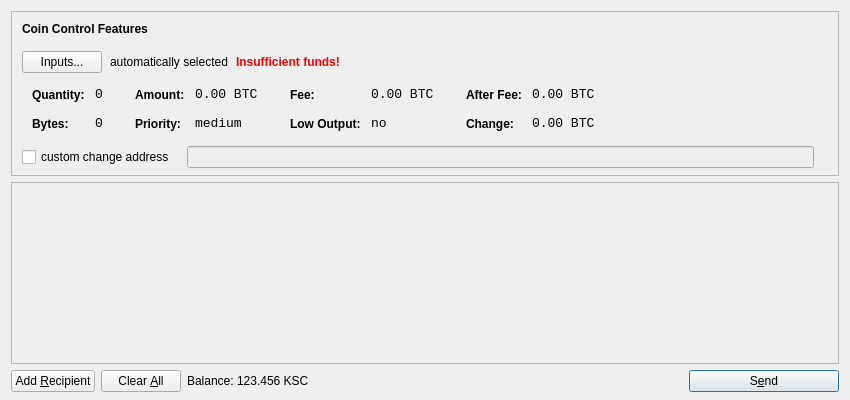
<?xml version="1.0" encoding="UTF-8"?>
<ui version="4.0">
 <class>SendCoinsDialog</class>
 <widget class="QDialog" name="SendCoinsDialog">
  <property name="geometry">
   <rect>
    <x>0</x>
    <y>0</y>
    <width>850</width>
    <height>400</height>
   </rect>
  </property>
  <property name="windowTitle">
   <string>Send Coins</string>
  </property>
  <layout class="QVBoxLayout" name="verticalLayout" stretch="0,1,0">
   <property name="bottomMargin">
    <number>8</number>
   </property>
   <item>
    <widget class="QFrame" name="frameCoinControl">
     <property name="sizePolicy">
      <sizepolicy hsizetype="Expanding" vsizetype="Expanding">
       <horstretch>0</horstretch>
       <verstretch>0</verstretch>
      </sizepolicy>
     </property>
     <property name="maximumSize">
      <size>
       <width>16777215</width>
       <height>16777215</height>
      </size>
     </property>
     <property name="frameShape">
      <enum>QFrame::StyledPanel</enum>
     </property>
     <property name="frameShadow">
      <enum>QFrame::Sunken</enum>
     </property>
     <layout class="QVBoxLayout" name="verticalLayoutCoinControl2">
      <property name="spacing">
       <number>-1</number>
      </property>
      <property name="leftMargin">
       <number>0</number>
      </property>
      <property name="topMargin">
       <number>0</number>
      </property>
      <property name="rightMargin">
       <number>0</number>
      </property>
      <property name="bottomMargin">
       <number>6</number>
      </property>
      <item>
       <layout class="QVBoxLayout" name="verticalLayoutCoinControl" stretch="0,0,0,0,1">
        <property name="spacing">
         <number>0</number>
        </property>
        <property name="leftMargin">
         <number>10</number>
        </property>
        <property name="topMargin">
         <number>10</number>
        </property>
        <item>
         <layout class="QHBoxLayout" name="horizontalLayoutCoinControl1">
          <property name="bottomMargin">
           <number>15</number>
          </property>
          <item>
           <widget class="QLabel" name="labelCoinControlFeatures">
            <property name="sizePolicy">
             <sizepolicy hsizetype="Preferred" vsizetype="Maximum">
              <horstretch>0</horstretch>
              <verstretch>0</verstretch>
             </sizepolicy>
            </property>
            <property name="font">
             <font>
              <weight>75</weight>
              <bold>true</bold>
             </font>
            </property>
            <property name="styleSheet">
             <string notr="true">font-weight:bold;</string>
            </property>
            <property name="text">
             <string>Coin Control Features</string>
            </property>
           </widget>
          </item>
         </layout>
        </item>
        <item>
         <layout class="QHBoxLayout" name="horizontalLayoutCoinControl2" stretch="0,0,0,0">
          <property name="spacing">
           <number>8</number>
          </property>
          <property name="bottomMargin">
           <number>10</number>
          </property>
          <item>
           <widget class="QPushButton" name="pushButtonCoinControl">
            <property name="styleSheet">
             <string notr="true"/>
            </property>
            <property name="text">
             <string>Inputs...</string>
            </property>
           </widget>
          </item>
          <item>
           <widget class="QLabel" name="labelCoinControlAutomaticallySelected">
            <property name="text">
             <string>automatically selected</string>
            </property>
            <property name="margin">
             <number>5</number>
            </property>
           </widget>
          </item>
          <item>
           <widget class="QLabel" name="labelCoinControlInsuffFunds">
            <property name="font">
             <font>
              <weight>75</weight>
              <bold>true</bold>
             </font>
            </property>
            <property name="styleSheet">
             <string notr="true">color:red;font-weight:bold;</string>
            </property>
            <property name="text">
             <string>Insufficient funds!</string>
            </property>
            <property name="margin">
             <number>5</number>
            </property>
           </widget>
          </item>
          <item>
           <spacer name="horizontalSpacerCoinControl">
            <property name="orientation">
             <enum>Qt::Horizontal</enum>
            </property>
            <property name="sizeHint" stdset="0">
             <size>
              <width>40</width>
              <height>1</height>
             </size>
            </property>
           </spacer>
          </item>
         </layout>
        </item>
        <item>
         <widget class="QWidget" name="widgetCoinControl" native="true">
          <property name="sizePolicy">
           <sizepolicy hsizetype="Preferred" vsizetype="Preferred">
            <horstretch>0</horstretch>
            <verstretch>0</verstretch>
           </sizepolicy>
          </property>
          <property name="minimumSize">
           <size>
            <width>0</width>
            <height>0</height>
           </size>
          </property>
          <property name="styleSheet">
           <string notr="true"/>
          </property>
          <layout class="QHBoxLayout" name="horizontalLayoutCoinControl5">
           <property name="margin">
            <number>0</number>
           </property>
           <item>
            <layout class="QHBoxLayout" name="horizontalLayoutCoinControl3" stretch="0,0,0,1">
             <property name="spacing">
              <number>20</number>
             </property>
             <property name="topMargin">
              <number>0</number>
             </property>
             <property name="bottomMargin">
              <number>10</number>
             </property>
             <item>
              <layout class="QFormLayout" name="formLayoutCoinControl1">
               <property name="horizontalSpacing">
                <number>10</number>
               </property>
               <property name="verticalSpacing">
                <number>14</number>
               </property>
               <property name="leftMargin">
                <number>10</number>
               </property>
               <property name="topMargin">
                <number>4</number>
               </property>
               <property name="rightMargin">
                <number>6</number>
               </property>
               <item row="0" column="0">
                <widget class="QLabel" name="labelCoinControlQuantityText">
                 <property name="styleSheet">
                  <string notr="true">font-weight:bold;</string>
                 </property>
                 <property name="text">
                  <string>Quantity:</string>
                 </property>
                 <property name="margin">
                  <number>0</number>
                 </property>
                </widget>
               </item>
               <item row="0" column="1">
                <widget class="QLabel" name="labelCoinControlQuantity">
                 <property name="font">
                  <font>
                   <family>Monospace</family>
                   <pointsize>10</pointsize>
                  </font>
                 </property>
                 <property name="cursor">
                  <cursorShape>IBeamCursor</cursorShape>
                 </property>
                 <property name="contextMenuPolicy">
                  <enum>Qt::ActionsContextMenu</enum>
                 </property>
                 <property name="text">
                  <string notr="true">0</string>
                 </property>
                 <property name="margin">
                  <number>0</number>
                 </property>
                 <property name="textInteractionFlags">
                  <set>Qt::LinksAccessibleByMouse|Qt::TextSelectableByKeyboard|Qt::TextSelectableByMouse</set>
                 </property>
                </widget>
               </item>
               <item row="1" column="0">
                <widget class="QLabel" name="labelCoinControlBytesText">
                 <property name="styleSheet">
                  <string notr="true">font-weight:bold;</string>
                 </property>
                 <property name="text">
                  <string>Bytes:</string>
                 </property>
                </widget>
               </item>
               <item row="1" column="1">
                <widget class="QLabel" name="labelCoinControlBytes">
                 <property name="font">
                  <font>
                   <family>Monospace</family>
                   <pointsize>10</pointsize>
                  </font>
                 </property>
                 <property name="cursor">
                  <cursorShape>IBeamCursor</cursorShape>
                 </property>
                 <property name="contextMenuPolicy">
                  <enum>Qt::ActionsContextMenu</enum>
                 </property>
                 <property name="text">
                  <string notr="true">0</string>
                 </property>
                 <property name="textInteractionFlags">
                  <set>Qt::LinksAccessibleByMouse|Qt::TextSelectableByKeyboard|Qt::TextSelectableByMouse</set>
                 </property>
                </widget>
               </item>
              </layout>
             </item>
             <item>
              <layout class="QFormLayout" name="formLayoutCoinControl2">
               <property name="horizontalSpacing">
                <number>10</number>
               </property>
               <property name="verticalSpacing">
                <number>14</number>
               </property>
               <property name="leftMargin">
                <number>6</number>
               </property>
               <property name="topMargin">
                <number>4</number>
               </property>
               <property name="rightMargin">
                <number>6</number>
               </property>
               <item row="0" column="0">
                <widget class="QLabel" name="labelCoinControlAmountText">
                 <property name="styleSheet">
                  <string notr="true">font-weight:bold;</string>
                 </property>
                 <property name="text">
                  <string>Amount:</string>
                 </property>
                 <property name="margin">
                  <number>0</number>
                 </property>
                </widget>
               </item>
               <item row="0" column="1">
                <widget class="QLabel" name="labelCoinControlAmount">
                 <property name="font">
                  <font>
                   <family>Monospace</family>
                   <pointsize>10</pointsize>
                  </font>
                 </property>
                 <property name="cursor">
                  <cursorShape>IBeamCursor</cursorShape>
                 </property>
                 <property name="contextMenuPolicy">
                  <enum>Qt::ActionsContextMenu</enum>
                 </property>
                 <property name="text">
                  <string notr="true">0.00 BTC</string>
                 </property>
                 <property name="textInteractionFlags">
                  <set>Qt::LinksAccessibleByMouse|Qt::TextSelectableByKeyboard|Qt::TextSelectableByMouse</set>
                 </property>
                </widget>
               </item>
               <item row="1" column="0">
                <widget class="QLabel" name="labelCoinControlPriorityText">
                 <property name="styleSheet">
                  <string notr="true">font-weight:bold;</string>
                 </property>
                 <property name="text">
                  <string>Priority:</string>
                 </property>
                </widget>
               </item>
               <item row="1" column="1">
                <widget class="QLabel" name="labelCoinControlPriority">
                 <property name="font">
                  <font>
                   <family>Monospace</family>
                   <pointsize>10</pointsize>
                  </font>
                 </property>
                 <property name="cursor">
                  <cursorShape>IBeamCursor</cursorShape>
                 </property>
                 <property name="contextMenuPolicy">
                  <enum>Qt::ActionsContextMenu</enum>
                 </property>
                 <property name="text">
                  <string>medium</string>
                 </property>
                 <property name="textInteractionFlags">
                  <set>Qt::LinksAccessibleByMouse|Qt::TextSelectableByKeyboard|Qt::TextSelectableByMouse</set>
                 </property>
                </widget>
               </item>
              </layout>
             </item>
             <item>
              <layout class="QFormLayout" name="formLayoutCoinControl3">
               <property name="horizontalSpacing">
                <number>10</number>
               </property>
               <property name="verticalSpacing">
                <number>14</number>
               </property>
               <property name="leftMargin">
                <number>6</number>
               </property>
               <property name="topMargin">
                <number>4</number>
               </property>
               <property name="rightMargin">
                <number>6</number>
               </property>
               <item row="0" column="0">
                <widget class="QLabel" name="labelCoinControlFeeText">
                 <property name="styleSheet">
                  <string notr="true">font-weight:bold;</string>
                 </property>
                 <property name="text">
                  <string>Fee:</string>
                 </property>
                 <property name="margin">
                  <number>0</number>
                 </property>
                </widget>
               </item>
               <item row="0" column="1">
                <widget class="QLabel" name="labelCoinControlFee">
                 <property name="font">
                  <font>
                   <family>Monospace</family>
                   <pointsize>10</pointsize>
                  </font>
                 </property>
                 <property name="cursor">
                  <cursorShape>IBeamCursor</cursorShape>
                 </property>
                 <property name="contextMenuPolicy">
                  <enum>Qt::ActionsContextMenu</enum>
                 </property>
                 <property name="text">
                  <string notr="true">0.00 BTC</string>
                 </property>
                 <property name="textInteractionFlags">
                  <set>Qt::LinksAccessibleByMouse|Qt::TextSelectableByKeyboard|Qt::TextSelectableByMouse</set>
                 </property>
                </widget>
               </item>
               <item row="1" column="0">
                <widget class="QLabel" name="labelCoinControlLowOutputText">
                 <property name="styleSheet">
                  <string notr="true">font-weight:bold;</string>
                 </property>
                 <property name="text">
                  <string>Low Output:</string>
                 </property>
                </widget>
               </item>
               <item row="1" column="1">
                <widget class="QLabel" name="labelCoinControlLowOutput">
                 <property name="font">
                  <font>
                   <family>Monospace</family>
                   <pointsize>10</pointsize>
                  </font>
                 </property>
                 <property name="cursor">
                  <cursorShape>IBeamCursor</cursorShape>
                 </property>
                 <property name="contextMenuPolicy">
                  <enum>Qt::ActionsContextMenu</enum>
                 </property>
                 <property name="text">
                  <string>no</string>
                 </property>
                 <property name="textInteractionFlags">
                  <set>Qt::LinksAccessibleByMouse|Qt::TextSelectableByKeyboard|Qt::TextSelectableByMouse</set>
                 </property>
                </widget>
               </item>
              </layout>
             </item>
             <item>
              <layout class="QFormLayout" name="formLayoutCoinControl4">
               <property name="horizontalSpacing">
                <number>10</number>
               </property>
               <property name="verticalSpacing">
                <number>14</number>
               </property>
               <property name="leftMargin">
                <number>6</number>
               </property>
               <property name="topMargin">
                <number>4</number>
               </property>
               <property name="rightMargin">
                <number>6</number>
               </property>
               <item row="0" column="0">
                <widget class="QLabel" name="labelCoinControlAfterFeeText">
                 <property name="styleSheet">
                  <string notr="true">font-weight:bold;</string>
                 </property>
                 <property name="text">
                  <string>After Fee:</string>
                 </property>
                 <property name="margin">
                  <number>0</number>
                 </property>
                </widget>
               </item>
               <item row="0" column="1">
                <widget class="QLabel" name="labelCoinControlAfterFee">
                 <property name="font">
                  <font>
                   <family>Monospace</family>
                   <pointsize>10</pointsize>
                  </font>
                 </property>
                 <property name="cursor">
                  <cursorShape>IBeamCursor</cursorShape>
                 </property>
                 <property name="contextMenuPolicy">
                  <enum>Qt::ActionsContextMenu</enum>
                 </property>
                 <property name="text">
                  <string notr="true">0.00 BTC</string>
                 </property>
                 <property name="textInteractionFlags">
                  <set>Qt::LinksAccessibleByMouse|Qt::TextSelectableByKeyboard|Qt::TextSelectableByMouse</set>
                 </property>
                </widget>
               </item>
               <item row="1" column="0">
                <widget class="QLabel" name="labelCoinControlChangeText">
                 <property name="styleSheet">
                  <string notr="true">font-weight:bold;</string>
                 </property>
                 <property name="text">
                  <string>Change:</string>
                 </property>
                </widget>
               </item>
               <item row="1" column="1">
                <widget class="QLabel" name="labelCoinControlChange">
                 <property name="font">
                  <font>
                   <family>Monospace</family>
                   <pointsize>10</pointsize>
                  </font>
                 </property>
                 <property name="cursor">
                  <cursorShape>IBeamCursor</cursorShape>
                 </property>
                 <property name="contextMenuPolicy">
                  <enum>Qt::ActionsContextMenu</enum>
                 </property>
                 <property name="text">
                  <string notr="true">0.00 BTC</string>
                 </property>
                 <property name="textInteractionFlags">
                  <set>Qt::LinksAccessibleByMouse|Qt::TextSelectableByKeyboard|Qt::TextSelectableByMouse</set>
                 </property>
                </widget>
               </item>
              </layout>
             </item>
            </layout>
           </item>
          </layout>
         </widget>
        </item>
        <item>
         <layout class="QHBoxLayout" name="horizontalLayoutCoinControl4" stretch="0,0,0">
          <property name="spacing">
           <number>12</number>
          </property>
          <property name="sizeConstraint">
           <enum>QLayout::SetDefaultConstraint</enum>
          </property>
          <property name="topMargin">
           <number>5</number>
          </property>
          <property name="rightMargin">
           <number>5</number>
          </property>
          <item>
           <widget class="QCheckBox" name="checkBoxCoinControlChange">
            <property name="text">
             <string>custom change address</string>
            </property>
           </widget>
          </item>
          <item>
           <widget class="QLineEdit" name="lineEditCoinControlChange">
            <property name="enabled">
             <bool>false</bool>
            </property>
            <property name="sizePolicy">
             <sizepolicy hsizetype="Expanding" vsizetype="Fixed">
              <horstretch>0</horstretch>
              <verstretch>0</verstretch>
             </sizepolicy>
            </property>
           </widget>
          </item>
          <item>
           <widget class="QLabel" name="labelCoinControlChangeLabel">
            <property name="sizePolicy">
             <sizepolicy hsizetype="Preferred" vsizetype="Expanding">
              <horstretch>0</horstretch>
              <verstretch>0</verstretch>
             </sizepolicy>
            </property>
            <property name="minimumSize">
             <size>
              <width>0</width>
              <height>0</height>
             </size>
            </property>
            <property name="text">
             <string/>
            </property>
            <property name="margin">
             <number>3</number>
            </property>
           </widget>
          </item>
         </layout>
        </item>
        <item>
         <spacer name="verticalSpacerCoinControl">
          <property name="orientation">
           <enum>Qt::Vertical</enum>
          </property>
          <property name="sizeHint" stdset="0">
           <size>
            <width>800</width>
            <height>1</height>
           </size>
          </property>
         </spacer>
        </item>
       </layout>
      </item>
     </layout>
    </widget>
   </item>
   <item>
    <widget class="QScrollArea" name="scrollArea">
     <property name="widgetResizable">
      <bool>true</bool>
     </property>
     <widget class="QWidget" name="scrollAreaWidgetContents">
      <property name="geometry">
       <rect>
        <x>0</x>
        <y>0</y>
        <width>830</width>
        <height>165</height>
       </rect>
      </property>
      <layout class="QVBoxLayout" name="verticalLayout_2">
       <property name="margin">
        <number>0</number>
       </property>
       <item>
        <layout class="QVBoxLayout" name="entries">
         <property name="spacing">
          <number>6</number>
         </property>
        </layout>
       </item>
       <item>
        <spacer name="verticalSpacer">
         <property name="orientation">
          <enum>Qt::Vertical</enum>
         </property>
         <property name="sizeHint" stdset="0">
          <size>
           <width>20</width>
           <height>40</height>
          </size>
         </property>
        </spacer>
       </item>
      </layout>
     </widget>
    </widget>
   </item>
   <item>
    <layout class="QHBoxLayout" name="horizontalLayout">
     <item>
      <widget class="QPushButton" name="addButton">
       <property name="toolTip">
        <string>Send to multiple recipients at once</string>
       </property>
       <property name="text">
        <string>Add &amp;Recipient</string>
       </property>
       <property name="icon">
        <iconset resource="../bitcoin.qrc">
         <normaloff>:/icons/add</normaloff>:/icons/add</iconset>
       </property>
       <property name="autoDefault">
        <bool>false</bool>
       </property>
      </widget>
     </item>
     <item>
      <widget class="QPushButton" name="clearButton">
       <property name="sizePolicy">
        <sizepolicy hsizetype="Minimum" vsizetype="Fixed">
         <horstretch>0</horstretch>
         <verstretch>0</verstretch>
        </sizepolicy>
       </property>
       <property name="toolTip">
        <string>Remove all transaction fields</string>
       </property>
       <property name="text">
        <string>Clear &amp;All</string>
       </property>
       <property name="icon">
        <iconset resource="../bitcoin.qrc">
         <normaloff>:/icons/remove</normaloff>:/icons/remove</iconset>
       </property>
       <property name="autoRepeatDelay">
        <number>300</number>
       </property>
       <property name="autoDefault">
        <bool>false</bool>
       </property>
      </widget>
     </item>
     <item>
      <layout class="QHBoxLayout" name="horizontalLayout_2">
       <property name="spacing">
        <number>3</number>
       </property>
       <item>
        <widget class="QLabel" name="label">
         <property name="text">
          <string>Balance:</string>
         </property>
        </widget>
       </item>
       <item>
        <widget class="QLabel" name="labelBalance">
         <property name="cursor">
          <cursorShape>IBeamCursor</cursorShape>
         </property>
         <property name="text">
          <string>123.456 KSC</string>
         </property>
         <property name="textInteractionFlags">
          <set>Qt::LinksAccessibleByMouse|Qt::TextSelectableByKeyboard|Qt::TextSelectableByMouse</set>
         </property>
        </widget>
       </item>
      </layout>
     </item>
     <item>
      <spacer name="horizontalSpacer">
       <property name="orientation">
        <enum>Qt::Horizontal</enum>
       </property>
       <property name="sizeHint" stdset="0">
        <size>
         <width>40</width>
         <height>20</height>
        </size>
       </property>
      </spacer>
     </item>
     <item>
      <widget class="QPushButton" name="sendButton">
       <property name="minimumSize">
        <size>
         <width>150</width>
         <height>0</height>
        </size>
       </property>
       <property name="toolTip">
        <string>Confirm the send action</string>
       </property>
       <property name="text">
        <string>S&amp;end</string>
       </property>
       <property name="icon">
        <iconset resource="../bitcoin.qrc">
         <normaloff>:/icons/send</normaloff>:/icons/send</iconset>
       </property>
       <property name="default">
        <bool>true</bool>
       </property>
      </widget>
     </item>
    </layout>
   </item>
  </layout>
 </widget>
 <resources>
  <include location="../bitcoin.qrc"/>
 </resources>
 <connections/>
</ui>
